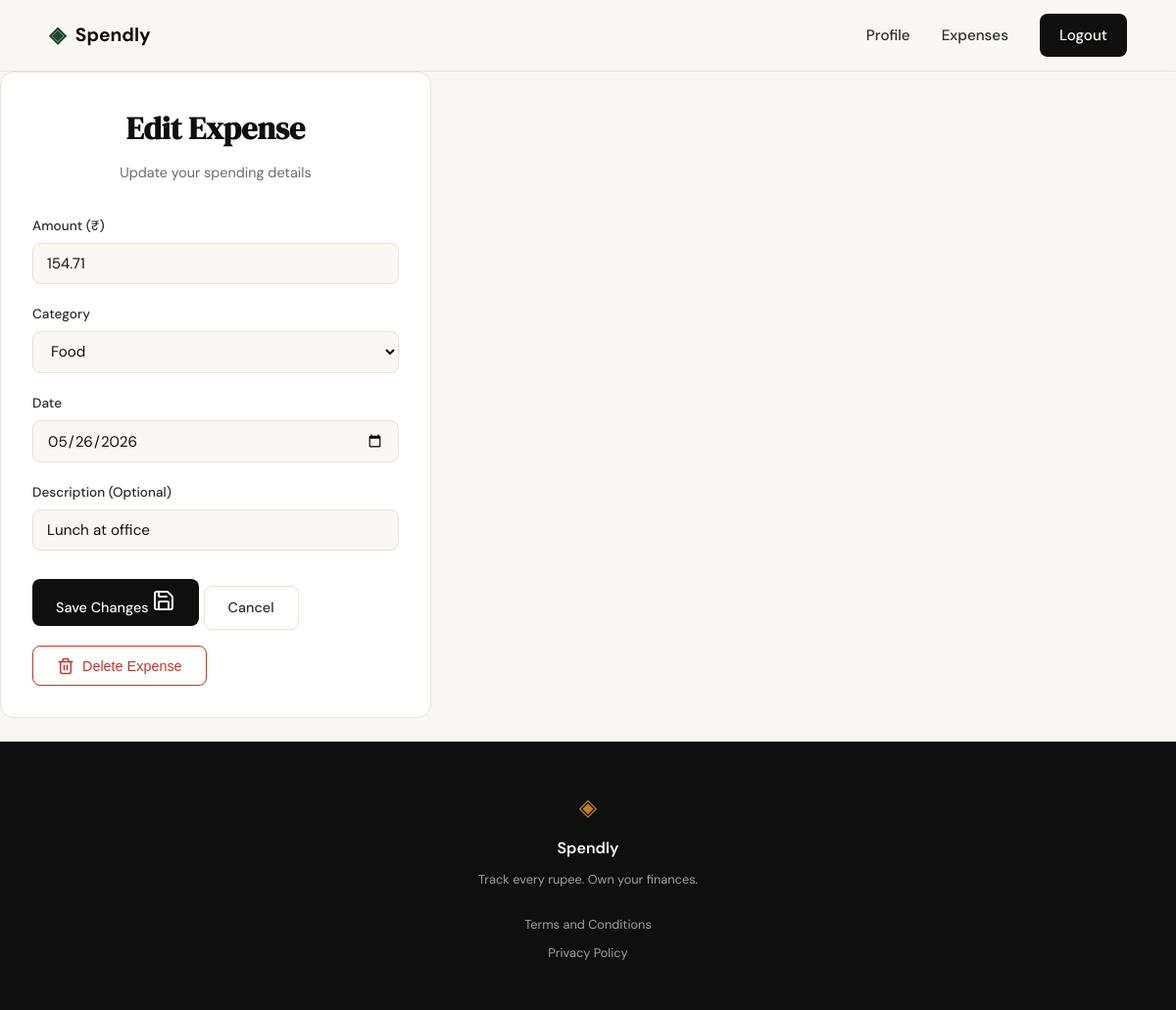
Screenshot of /expenses/14/edit (signed in) with the database file from the repository.
### tables this page shows
CREATE TABLE expenses (
            id INTEGER PRIMARY KEY AUTOINCREMENT,
            user_id INTEGER NOT NULL,
            amount REAL NOT NULL,
            category TEXT NOT NULL,
            date TEXT NOT NULL,
            description TEXT,
            created_at TEXT DEFAULT (datetime('now')),
            FOREIGN KEY (user_id) REFERENCES users (id)
        );

### app.py (the view, shortened to what this page needs)
@app.route("/expenses/<int:id>/edit", methods=["GET", "POST"])
def edit_expense(id):
    if "user_id" not in session:
        return redirect(url_for('login'))
    expense = get_expense(id, session['user_id'])
    if not expense:
        flash("Expense not found or unauthorized.", "error")
        return redirect(url_for('expenses'))
    return render_template("edit_expense.html", expense=expense)

### database/db.py (called while the page is built)
def get_db():
    conn = sqlite3.connect(DATABASE)
    conn.row_factory = sqlite3.Row
    conn.execute("PRAGMA foreign_keys = ON")
    return conn

def get_expense(expense_id, user_id):
    conn = get_db()
    try:
        cursor = conn.cursor()
        cursor.execute(
            "SELECT id, amount, category, date, description FROM expenses WHERE id = ? AND user_id = ?",
            (expense_id, user_id)
        )
        return cursor.fetchone()
    finally:
        conn.close()

### templates/edit_expense.html (shortened to what this page needs)
{% extends "base.html" %}
{% block content %}
<div class="auth-container">
    <div class="auth-card">
        <div class="auth-header">
            <h1 class="auth-title">Edit Expense</h1>
            <p class="auth-subtitle">Update your spending details</p>
        </div>
        <form action="{{ url_for('edit_expense', id=expense.id) }}" method="POST" class="auth-form">
            <div class="form-group">
                <label for="amount" class="form-label">Amount (₹)</label>
                <input type="number" id="amount" name="amount" step="0.01" min="0.01" required value="{{ expense.amount }}" class="form-input">
            </div>
            <div class="form-group">
                <label for="category" class="form-label">Category</label>
                <select id="category" name="category" required class="form-input">
                    <option value="Food" {{ 'selected' if expense.category == 'Food' }}>Food</option>
                </select>
            </div>
            <div class="form-group">
                <label for="date" class="form-label">Date</label>
                <input type="date" id="date" name="date" required value="{{ expense.date }}" class="form-input">
            </div>
            <div class="form-group">
                <label for="description" class="form-label">Description (Optional)</label>
                <input type="text" id="description" name="description" value="{{ expense.description or '' }}" placeholder="e.g., Weekly groceries" class="form-input">
            </div>
            <button type="submit" class="btn btn-primary btn-full">
                <span>Save Changes</span>
                <i data-lucide="save"></i>
            </button>
            <a href="{{ url_for('expenses') }}" class="btn btn-ghost btn-full" style="margin-top: 1rem;">
                Cancel
            </a>
        </form>
        <form action="{{ url_for('delete_expense_route', id=expense.id) }}" method="POST" style="margin-top: 1rem;" onsubmit="return confirm('Are you sure you want to delete this expense?');">
            <button type="submit" class="btn btn-ghost btn-full" style="color: var(--danger); border-color: var(--danger); display: flex; align-items: center; justify-content: center; gap: 0.5rem;">
                <i data-lucide="trash-2" style="width: 18px; height: 18px;"></i>
                <span>Delete Expense</span>
            </button>
        </form>
    </div>
</div>
{% endblock %}

### static/css/style.css (style rules this page uses)
:root { --ink: #0f0f0f; --ink-soft: #2d2d2d; --ink-muted: #6b6b6b; --ink-faint: #a0a0a0; --paper: #f8f7f4; --paper-warm: #f1ede7; --paper-card: #ffffff; --accent: #1a472a; --accent-light: #e9f0ec; --accent-2: #c17f24; --accent-2-light: #fdf3e3; --danger: #c0392b; --danger-light: #fdecea; --border: #e6e3db; --border-soft: #f0ede6; --font-display: 'DM Serif Display', Georgia, serif; --font-body: 'DM Sans', system-ui, sans-serif; --max-width: 1100px; --auth-width: 440px; --radius-sm: 8px; --radius-md: 14px; --radius-lg: 24px; }
*, *::before, *::after { box-sizing: border-box; margin: 0; padding: 0; }
html { font-size: 16px; scroll-behavior: smooth; }
body { background: var(--paper); color: var(--ink); font-family: var(--font-body); font-size: 1rem; line-height: 1.6; -webkit-font-smoothing: antialiased; }
a { color: inherit; text-decoration: none; }
.btn-primary { display: inline-block; background: var(--ink); color: var(--paper); padding: 0.65rem 1.5rem; border-radius: var(--radius-sm); font-family: var(--font-body); font-size: 0.9rem; font-weight: 500; cursor: pointer; border: none; transition: background 0.2s; text-decoration: none; }
.btn-ghost { display: inline-block; background: transparent; color: var(--ink-soft); padding: 0.65rem 1.5rem; border-radius: var(--radius-sm); font-size: 0.9rem; font-weight: 500; border: 1px solid var(--border); transition: all 0.2s; text-decoration: none; }
.auth-container { width: 100%; max-width: var(--auth-width); }
.auth-header { text-align: center; margin-bottom: 2rem; }
.auth-title { font-family: var(--font-display); font-size: 2rem; color: var(--ink); margin-bottom: 0.5rem; }
.auth-subtitle { font-size: 0.9rem; color: var(--ink-muted); }
.auth-card { background: var(--paper-card); border: 1px solid var(--border); border-radius: var(--radius-md); padding: 2rem; margin-bottom: 1.5rem; }
.form-group { margin-bottom: 1.25rem; }
.form-group label { display: block; font-size: 0.85rem; font-weight: 500; color: var(--ink-soft); margin-bottom: 0.4rem; }
.form-input { width: 100%; padding: 0.6rem 0.875rem; border: 1px solid var(--border); border-radius: var(--radius-sm); font-family: var(--font-body); font-size: 0.95rem; color: var(--ink); background: var(--paper); outline: none; transition: border-color 0.2s; }
.form-input::placeholder { color: var(--ink-faint); }

### rows the page displays
expenses: amount "154.71", date "05/26/2026", description "Lunch at office"
